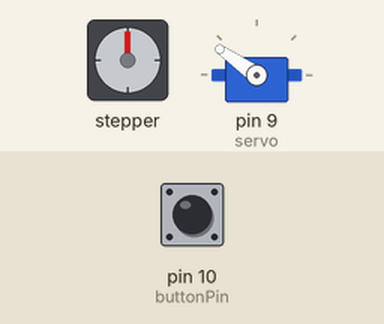
This sketch was run on a simulated Arduino Uno, built with avr-gcc and run on an emulated ATmega328P. On the bench: stepper motor, servo. Wiring (inferred from the names in the program): stepper motor (200 steps per turn assumed): coils pin 2, pin 3, pin 4, pin 5. The test bench sets the inputs (shaded band); at power-on: pin 10 (buttonPin) LOW. Random numbers use the default seed unless the sketch sets one.

Above: at 3.0 s.
3.1 s: pin 10 (buttonPin) pulled HIGH for 0.15 s
At 4.4 s:
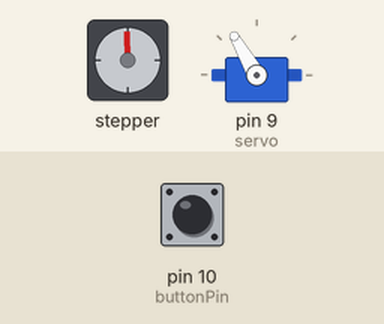
Timing chart, 0 to 6.1 s (numbered marks = the images above; inputs shaded):
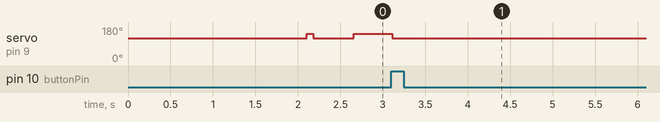

The sketch:

a_plotter_sketch-monoDash-Aug_3.ino
```cpp
#include <Servo.h>

#define x_step 4
#define x_dir 5
#define y_step 2
#define y_dir 3

const int buttonPin = 10;
int buttonState = 0;
bool printAborted = false;

Servo servo;
bool pen_engaged;

int pen_x = 0;
int pen_y = 0;
bool hit;
bool in_circle1 = false;
bool in_circle2 = false;

// max width: 32000
// max height: 28000

int width = 10000; //X-axis (rail)
int height = 10000; //Y-axis (board)

int count = 0;

void setup() {
  Serial.begin(9600);

  servo.attach(9);
  raise_pen();
  delay(2000);

  pinMode(x_step, OUTPUT);
  pinMode(x_dir, OUTPUT);
  pinMode(y_step, OUTPUT);
  pinMode(y_dir, OUTPUT);

  pinMode(buttonPin, INPUT);

  for(int w=0;w<15;w++){
    int k = random();
  }

  //perimeter();

  int section_w = 8000;
  int y_spacing = 25;
  int x_spacing = 10;

  int h_space = section_w/y_spacing;
  int w_space = section_w/x_spacing;


  int x = 0;
  int y = 0;
  int dash_x = 0;
  int dash_y = 0;
  int last_y = 0;

  float f1 = random(100.00,200.00);
  float f2 = random(100.00,200.00);
  float f3 = random(100.00,200.00);

  int saved_e = 0;
  int ii;

  raise_pen();
  moveToPointAcc(x,y);

  for(int e=0; e<h_space; e++){
    for(int i=0; i<w_space; i++){
      if(printAborted==false){

        if(e%2!=0){
          ii = w_space-i;
        }else{
          ii = i;
        }

        int n = (ii*x_spacing)+(e*w_space);

        float modA = sin(e/12.00);
        float modB = sin(i/15.00);

        float frqA = sin(n/f1);
        float frqB = sin(n/f2);
        float frqC = sin(e/f3);

        float mod = modB+modA+frqA+frqB+frqC;

        last_y = dash_y;
        dash_x = x+(ii*x_spacing);
        dash_y = y+(e*y_spacing);

        if(mod>=0 && pen_engaged == false){
          lower_pen();
          moveToPointAcc(dash_x,dash_y);
        }else
        if(mod<0 && pen_engaged == true){
          raise_pen();
          moveToPointAcc(dash_x,dash_y);
        }
      }else{
        break;
      }
    }
  }
  returnToHome();

}


void loop() {

}
```

b_plotter_shapes.ino
```cpp
bool collideCircle(int X, int Y,int CIR_X,int CIR_Y,int CIR_R, float SQUASH){

  int x_diff = CIR_X-X;
  int y_diff = CIR_Y-Y;

  int x_space = sqrt(pow(CIR_R,2)-pow(y_diff,2))*SQUASH;

  int x_min = CIR_X-x_space;
  int x_max = CIR_X+x_space;

  if( Y>CIR_Y-CIR_R
   && Y<CIR_Y+CIR_R
   && X>x_min
   && X<x_max){
    return true;
   }else{
    return false;
   }
}

void dropSquiggle(int Y, int W){

//  float space = height/31.00;
//
//  for(int i=0;i<30;i++){
//    dropSquiggle(height-((i*space)+(space/2)),space);
//  }

  float s1 = 1.00/random(50.00,100.00);
  float s2 = 1.00/random(50.00,200.00);
  float s3 = 1.00/random(100.00,300.00);
  float s4 = 1.00/random(50.00,100.00);
  float s5 = 1.00/random(50.00,200.00);
  float s6 = 1.00/random(100.00,300.00);

  int x1;
  int y1;

   for(int h=0;h<width-1000;h++){
    if(printAborted==false){
      float sx = (sin(h*s1)+sin(h*s2)+sin(h*s3))/3.00;
      float sy = (sin(h*s4)+sin(h*s5)+sin(h*s6))/3.00;
      int x2 = (h+1000.00)-((sx+1)*W/2);
      int y2 = Y+(sy*W/2);
      if(h==0){
        moveToPointAcc(x2,y2);
        toggle_pen();
        x1 = x2;
        y1 = y2;
      }
      plotLineCont(x1,y1,x2,y2);
      x1 = x2;
      y1 = y2;
    }
  }
  toggle_pen();
}

void flower(int X, int Y, int R, int P){
  raise_pen();
  float d = R*0.5;
  int steps = 2*PI*R*d;
  float a = TWO_PI/steps;
  float petals = a*P;
  int s = random(0,steps);
  int seed = random(0,300);
  for(int g=0;g<s;g++){
    if(g==1){
      lower_pen();
    }
    float r = R+sin(g*petals)*d;
    float cir_x = X+sin((a*g)+seed)*r;
    float cir_y = Y+cos((a*g)+seed)*r;
    if(cir_x<width+1 && cir_x>=0 && cir_y<height+1 && cir_y>=0){
      moveToPointAcc(cir_x,cir_y);
    }else{
      break;
    }
  }
  raise_pen();
}

void grass(int X, int Y, int MIN, int MAX){
  int len = random(MIN,MAX);
  int servo_a = 180;
 // int speed1 = 200;
  int grass_x = X;
  int grass_y = Y;
  moveToPointAcc(grass_x,grass_y);
  toggle_pen();
  for(int g=0;g<len;g++){
    int xx = grass_x+pow(g,2)/4000;
    int yy = grass_y-g;

    if(X<width+1 && X>=0 && Y<height+1 && Y>=0 && printAborted==false){
      moveToPointAccDraw(xx,yy);
    }else{
      break;
      Serial.println("break");
    }
  }
  toggle_pen();
}

void pixel(int X, int Y){
  int s = 75;
  moveToPointAcc(X,Y);
  toggle_pen();
  moveToPointAcc(X+s,Y);
  moveToPointAcc(X+s,Y+s);
  moveToPointAcc(X,Y+s);
  moveToPointAcc(X,Y);
  toggle_pen();
}

//void arc(int X, int Y, int R){
//  int steps = PI*R*2;
//  float a = TWO_PI/steps;
//  for(int g=0;g<steps;g++){
//    float cir_x = X+sin(a*g)*R;
//    float cir_y = Y+cos(a*g)*R;
//
//    if(g==0){
//      moveToPointAcc(cir_x,cir_y);
//      toggle_pen();
//    }else{moveToPoint(cir_x,cir_y);}
//  }
//  toggle_pen();
//}

void squiggle(int X,int Y,int LEN, int AMP,int FRQ){

    for(int n=0;n<LEN;n++){
    if(n==1){
      toggle_pen();
    }
    float a  = n*TWO_PI/FRQ;
    float x = X+sin(a)*AMP;
    float y = Y+n;
    moveToPointAcc(x,y);
    }
    toggle_pen();
}
//
//void rectDashed(int X, int Y, int W, int H, int DASH){
//    if(printAborted==false){
//      moveToPointAcc(X,Y);
//      lower_pen();
//      plotLineDashed(X,Y,X+W,Y,DASH);
//      plotLineDashed(X+W,Y,X+W,Y+H,DASH);
//      plotLineDashed(X+W,Y+H,X,Y+H,DASH);
//      plotLineDashed(X,Y+H,X,Y,DASH);
//      raise_pen();
//      //count=0;
//    }
//
//}

void rect(int X, int Y, int W, int H){
    if(printAborted==false){
      raise_pen();
      moveToPointAcc(X,Y);
      lower_pen();
      moveToPointAcc(X+W,Y);
      moveToPointAcc(X+W,Y+H);
      moveToPointAcc(X,Y+H);
      moveToPointAcc(X,Y);
      raise_pen();
    }
}

void tally(int X, int Y){
  for(int t=0; t<4; t++){
    plotLine(X+200,Y+(200*t),X-200,Y+(200*t));
  }
  plotLine(X-100,Y-150,X+100,Y-1000);
}

//void ran_circle(int X, int Y, int R ){
//   /// float a = TWO_PI/STEPS;
//  int steps = PI*R*2;
//  float a = TWO_PI/steps;
//  for(int g=0;g<steps;g++){
//    float cir_x = X+sin(a*g)*R;
//    float cir_y = Y+cos(a*g)*R;
//
//    if(g==0){
//      moveToPointAcc(cir_x,cir_y);
//      toggle_pen();
//    }else{moveToPoint(cir_x,cir_y,100);}
//  }
//  toggle_pen();
//}

void ellipse(int X, int Y, int W, int H){
  int steps = PI*(W+H);
  float a = TWO_PI/steps;
  for(int g=0;g<steps;g++){
    float cir_x = X+sin(a*g)*W;
    float cir_y = Y+cos(a*g)*H;

    if(g==0){
      moveToPointAcc(cir_x,cir_y);
      toggle_pen();
    }else{moveToPoint(cir_x,cir_y,150);}
  }
  toggle_pen();
}

void jagged_circle(){
  float a = TWO_PI/45;
for(int e=0;e<10;e++){
  for(int i=0;i<=45;i++){
  float inner_x = (width*0.2)+sin(a*i)*(e*200+100);
  float inner_y = (height*0.2)+cos(a*i)*(e*200+100);
  moveToPointAcc(inner_x,inner_y);
  if(i==0){
    toggle_pen();
  }
  // plotLine(outer_x,outer_y,inner_x,inner_y);
  }
  toggle_pen();
}
}

void randomCross(int x_max,int y_max, int R){
  float a = TWO_PI/360*random(30,330);
  int x = random(2500,x_max);
  int y = random(2500,y_max);
  int x_2 = x+sin(a)*R;
  int y_2 = y+cos(a)*R;
  plotLine(x+random(-200,200),y+random(-200,200),x_2+random(-200,200),y_2+random(-200,200));
  plotLine(x+random(-200,200),y_2+random(-200,200),x_2+random(-200,200),y+random(-200,200));

//  int x = random(0,x_max);
//  int y = random(0,y_max);
//  int x_2 = random(0,x_max);
//  int y_2 = random(0,y_max);
//  plotLine(x,y,x_2,y_2);
}

void randomSquiggle(int x_max,int y_max, int R){
  float deg = TWO_PI/360;
  float a = deg*random(0,360);
  int r = 100;

  int x = random(0,x_max);
  int y = random(0,y_max);
  for(int j=0;j<1;j++){
    int x_1 = x;
    int y_1 = y;
    for(int m=0; m<R; m++){
      if(m==1){
        toggle_pen();
      }
      a += random(-15,15)*deg;
      int x_2 = x_1+sin(a)*r;
      int y_2 = y_1+cos(a)*r;
      plotLine2(x_1,y_1+(j*500),x_2,y_2+(j*500));
      x_1 = x_2;
      y_1 = y_2;
    }
    toggle_pen();
  }
}

void plotLine2(int X1,int Y1,int X2,int Y2){
  moveToPointAcc(X1,Y1);

  int xdiff = X2-X1;
  int ydiff = Y2-Y1;
  float hypo = sqrt(pow(xdiff,2)+pow(ydiff,2));


  float x_space = xdiff/hypo;

  float y_space = ydiff/hypo;

  for(int s=1; s<hypo; s++){
    int X = X1+(x_space*s);
    int Y = Y1+(y_space*s);
    if(X<width+1 && X>=0 && Y<height+1 && Y>=0){
      moveToPointAccDraw(X,Y);
    }else{
      break;
    }
  }
}

void randomLine(int x_max,int y_max, int R){
  float angle = TWO_PI/360;
  float a = angle*random(0,360);
  int x = random(0,x_max);
  int y = random(0,y_max);
  int x_2 = x+sin(a)*R;
  int y_2 = y+cos(a)*R;
  plotLine(x,y,x_2,y_2);

//  int x = random(0,x_max);
//  int y = random(0,y_max);
//  int x_2 = random(0,x_max);
//  int y_2 = random(0,y_max);
//  plotLine(x,y,x_2,y_2);
}

void lineRotation(){
//  float a = TWO_PI/100;
//
//  int count = 0;
//
//  int sp = height/120;
//  int r = sp*1.5;
//
//  float xr = sin(a*sin(100)*100)*r;
//  float yr = cos(a*cos(100)*100)*r;
//  int x = f*sp;
//  int y = d*sp;
//  plotLine(x+xr,y+yr,x-xr,y-yr);
}

void asterisk(int X,int Y,int R){
  float a = TWO_PI/6;

  for(int h=0; h<3; h++){
    int xr = sin(a*h)*R;
    int yr = cos(a*h)*R;
    int x = X;
    int y = Y;
    plotLine(x+xr,y+yr,x-xr,y-yr);
  }
}

void perimeter(){
  int len = 100;

  moveToPointAcc(0,0);

  moveToPointAcc(0,height);
  plotLine(0,height,0,height-len);
  plotLine(0,height,len,height);

  moveToPointAcc(width,height);
  plotLine(width,height,width-len,height);
  plotLine(width,height,width,height-len);

  moveToPointAcc(width,0);
  plotLine(width,0,width-len,0);
  plotLine(width,0,width,len);

  moveToPointAcc(0,0);
  plotLine(0,0,len,0);
  plotLine(0,0,0,len);

  moveToPointAcc(0,0);
}
```

c_plotter_basic_func.ino
```cpp
void plotLineDashed(int X1,int Y1,int X2,int Y2, int I, int N){
  moveToPointAccDraw(X1,Y1);
  if(I==0){
    toggle_pen();
  }
  if(pen_engaged==true){
    servo.write(145);
    delay(100);
  }

  int xdiff = X2-X1;
  int ydiff = Y2-Y1;
  float hypo = sqrt(pow(xdiff,2)+pow(ydiff,2));

  float x_space = xdiff/hypo;

  float y_space = ydiff/hypo;

  for(int s=1; s<hypo; s++){
    count++;
    int X = X1+(x_space*s);
    int Y = Y1+(y_space*s);

    int xcenter = X-(width/2);
    int ycenter = Y-(height/2);
    float dist = sqrt(pow(xcenter,2.00)+pow(ycenter,2.00));
    int dash;
    if(I<(N/2)){
      dash = (height*0.8)/28;
    }else{
      dash = map(dist,0,height*0.5,50,2000);
    }

  //  Serial.println(dist);
    if(in_circle1 == false && dist<height*0.35){
      toggle_pen();
      in_circle1 = true;
    }else if(in_circle1 == true && dist>height*0.35){
      toggle_pen();
      in_circle1 = false;
    }
    if(in_circle2 == false && dist<height*0.15){
      toggle_pen();
      in_circle2 = true;
    }else if(in_circle2 == true && dist>height*0.15){
      toggle_pen();
      in_circle2 = false;
    }

    if(count >= dash){
      toggle_pen();
      count=0;
    }
    if(X<width+1 && X>=0 && Y<height+1 && Y>=0 && printAborted==false){
      moveToPointAccDraw(X,Y);
    }else{
      break;
    }
  }
  if(pen_engaged==true){
    servo.write(120);
    delay(100);
  }
}

void plotLineCont(int X1,int Y1,int X2,int Y2){
  moveToPointAcc(X1,Y1);

  int xdiff = X2-X1;
  int ydiff = Y2-Y1;
  float hypo = sqrt(pow(xdiff,2)+pow(ydiff,2));

  float x_space = xdiff/hypo;

  float y_space = ydiff/hypo;

  for(int s=1; s<hypo; s++){
    int X = X1+(x_space*s);
    int Y = Y1+(y_space*s);
    if(X<width+1 && X>=0 && Y<height+1 && Y>=0 && printAborted==false){
      moveToPointAccDraw(X,Y);
    }else{
      break;
    }
  }
}

void plotLine(int X1,int Y1,int X2,int Y2){
  moveToPointAcc(X1,Y1);
  toggle_pen();

  int xdiff = X2-X1;
  int ydiff = Y2-Y1;
  float hypo = sqrt(pow(xdiff,2)+pow(ydiff,2));


  float x_space = xdiff/hypo;

  float y_space = ydiff/hypo;

  for(int s=1; s<hypo; s++){
    int X = X1+(x_space*s);
    int Y = Y1+(y_space*s);
    if(X<width+1 && X>=0 && Y<height+1 && Y>=0 && printAborted==false){
      moveToPointAccDraw(X,Y);
    }else{
      break;
      raise_pen();
    }
  }
  toggle_pen();
}

void moveToPointAccDraw(int X,int Y){
    int MIN = 200;
    int MAX = 50;

    int target_x = X;
    int x_diff = pen_x-target_x;
    int x_distance = sqrt(pow(pen_x-target_x,2));
    pen_x = target_x;
    if(x_diff>0){
      digitalWrite(x_dir,LOW);
    }else{
      digitalWrite(x_dir,HIGH);
    }
    int v = MIN;
    int c = 0;
    for(int q=0;q<x_distance;q++){
      if( q<(x_distance/2) && v>MAX){
        c++;
        v-=1;
      }else if(q>=(x_distance-c) && v<MIN){
        v+=1;
      }
      stepPen(x_step,v);
    }

    int target_y = Y;
    int y_diff = pen_y-target_y;
    int y_distance = sqrt(pow(pen_y-target_y,2));
    pen_y = target_y;

    if(y_diff>0){
      digitalWrite(y_dir,HIGH);
    }else{
      digitalWrite(y_dir,LOW);
    }
    v = MIN;
    c = 0;
    for(int q=0;q<y_distance;q++){
      if(q<(y_distance/2) && v>MAX){
        c++;
        v -= 1;
      }else if(q >=(y_distance-c) && v<MIN){
        v += 1;
      }
      stepPen(y_step,v);
    }
}

void moveToPointAcc(int X,int Y){
    int MIN = 600;
    int MAX = 100;
    int target_x = X;
    int x_diff = pen_x-target_x;
    int x_distance = sqrt(pow(pen_x-target_x,2));
    pen_x = target_x;
    if(x_diff>0){
      digitalWrite(x_dir,LOW);
    }else{
      digitalWrite(x_dir,HIGH);
    }
    int v = MIN;
    int c = 0;
    for(int q=0;q<x_distance;q++){
      if( q<(x_distance/2) && v>MAX){
        c++;
        v-=1;
      }else if(q>=(x_distance-c) && v<MIN){
        v+=1;
      }
      stepPen(x_step,v);
    }

    int target_y = Y;
    int y_diff = pen_y-target_y;
    int y_distance = sqrt(pow(pen_y-target_y,2));
    pen_y = target_y;

    if(y_diff>0){
      digitalWrite(y_dir,HIGH);
    }else{
      digitalWrite(y_dir,LOW);
    }
    v = MIN;
    c = 0;
    for(int q=0;q<y_distance;q++){
      if(q<(y_distance/2) && v>MAX){
        c++;
        v -= 1;
      }else if(q >=(y_distance-c) && v<MIN){
        v += 1;
      }
      stepPen(y_step,v);
    }
}

void moveToPoint(int X,int Y, int S){
  if(X<width+1 && X>=0 && Y<height+1 && Y>=0){
    int sp = S;
    int target_x = X;
    int x_diff = pen_x-target_x;
    int x_distance = sqrt(pow(pen_x-target_x,2));
    pen_x = target_x;
    if(x_diff>0){
      digitalWrite(x_dir,LOW);
    }else{
      digitalWrite(x_dir,HIGH);
    }
    for(int q=0;q<x_distance;q++){
      stepPen(x_step,sp);
    }

    int target_y = Y;
    int y_diff = pen_y-target_y;
    int y_distance = sqrt(pow(pen_y-target_y,2));
    pen_y = target_y;

    if(y_diff>0){
      digitalWrite(y_dir,HIGH);
    }else{
      digitalWrite(y_dir,LOW);
    }
    for(int q=0;q<y_distance;q++){
      stepPen(y_step,sp);
    }
  }
}


void returnToHome(){
  raise_pen();
  moveToPointAcc(0,0);
}

void raise_pen(){
  servo.write(120);
  pen_engaged = false;
  delay(50);
}
void lower_pen(){
  servo.write(145);
  pen_engaged = true;
  delay(50);
}

void toggle_pen(){
  if(pen_engaged==false){
    lower_pen();
  }else{
    raise_pen();
  }
}

void stepPen(int pin, int s){
    abortCheck();
    digitalWrite(pin, HIGH);
    delayMicroseconds(s);
    digitalWrite(pin, LOW);
    delayMicroseconds(s);
}

void abortCheck(){
   buttonState = digitalRead(buttonPin);
   if (buttonState == HIGH) {
   printAborted = true;
  }
}
```
